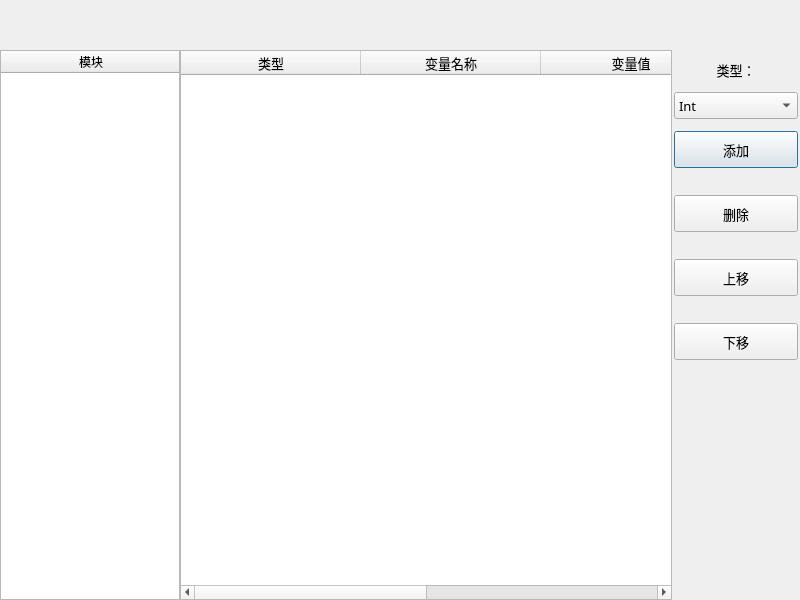
<?xml version="1.0" encoding="UTF-8"?>
<ui version="4.0">
 <class>frmAllVariableToolClass</class>
 <widget class="QDialog" name="frmAllVariableToolClass">
  <property name="geometry">
   <rect>
    <x>0</x>
    <y>0</y>
    <width>800</width>
    <height>600</height>
   </rect>
  </property>
  <property name="sizePolicy">
   <sizepolicy hsizetype="Preferred" vsizetype="Preferred">
    <horstretch>0</horstretch>
    <verstretch>0</verstretch>
   </sizepolicy>
  </property>
  <property name="minimumSize">
   <size>
    <width>800</width>
    <height>600</height>
   </size>
  </property>
  <property name="maximumSize">
   <size>
    <width>16777215</width>
    <height>16777215</height>
   </size>
  </property>
  <property name="windowTitle">
   <string>变量窗口</string>
  </property>
  <layout class="QVBoxLayout" name="verticalLayout_3">
   <property name="spacing">
    <number>0</number>
   </property>
   <property name="leftMargin">
    <number>0</number>
   </property>
   <property name="topMargin">
    <number>0</number>
   </property>
   <property name="rightMargin">
    <number>0</number>
   </property>
   <property name="bottomMargin">
    <number>0</number>
   </property>
   <item>
    <spacer name="verticalSpacer">
     <property name="orientation">
      <enum>Qt::Vertical</enum>
     </property>
     <property name="sizeType">
      <enum>QSizePolicy::Fixed</enum>
     </property>
     <property name="sizeHint" stdset="0">
      <size>
       <width>20</width>
       <height>50</height>
      </size>
     </property>
    </spacer>
   </item>
   <item>
    <layout class="QHBoxLayout" name="horizontalLayout" stretch="1,3,0">
     <property name="spacing">
      <number>0</number>
     </property>
     <item>
      <widget class="QTableWidget" name="tableModelWidget">
       <property name="sizePolicy">
        <sizepolicy hsizetype="Fixed" vsizetype="Expanding">
         <horstretch>0</horstretch>
         <verstretch>0</verstretch>
        </sizepolicy>
       </property>
       <property name="maximumSize">
        <size>
         <width>180</width>
         <height>16777215</height>
        </size>
       </property>
       <property name="horizontalScrollBarPolicy">
        <enum>Qt::ScrollBarAsNeeded</enum>
       </property>
       <property name="gridStyle">
        <enum>Qt::DashLine</enum>
       </property>
       <property name="rowCount">
        <number>0</number>
       </property>
       <property name="columnCount">
        <number>1</number>
       </property>
       <attribute name="horizontalHeaderCascadingSectionResizes">
        <bool>true</bool>
       </attribute>
       <attribute name="horizontalHeaderDefaultSectionSize">
        <number>180</number>
       </attribute>
       <column>
        <property name="text">
         <string>模块</string>
        </property>
        <property name="font">
         <font>
          <family>微软雅黑</family>
         </font>
        </property>
       </column>
      </widget>
     </item>
     <item>
      <layout class="QVBoxLayout" name="verticalLayout">
       <property name="spacing">
        <number>0</number>
       </property>
       <item>
        <widget class="QTableWidget" name="tableWidget">
         <property name="gridStyle">
          <enum>Qt::SolidLine</enum>
         </property>
         <attribute name="horizontalHeaderDefaultSectionSize">
          <number>180</number>
         </attribute>
         <column>
          <property name="text">
           <string>类型</string>
          </property>
          <property name="font">
           <font>
            <family>微软雅黑</family>
            <pointsize>10</pointsize>
           </font>
          </property>
         </column>
         <column>
          <property name="text">
           <string>变量名称</string>
          </property>
          <property name="font">
           <font>
            <family>微软雅黑</family>
            <pointsize>10</pointsize>
           </font>
          </property>
         </column>
         <column>
          <property name="text">
           <string>变量值</string>
          </property>
          <property name="font">
           <font>
            <family>微软雅黑</family>
            <pointsize>10</pointsize>
           </font>
          </property>
         </column>
         <column>
          <property name="text">
           <string>备注</string>
          </property>
          <property name="font">
           <font>
            <family>微软雅黑</family>
            <pointsize>10</pointsize>
           </font>
          </property>
         </column>
        </widget>
       </item>
      </layout>
     </item>
     <item>
      <layout class="QVBoxLayout" name="verticalLayout_2">
       <property name="spacing">
        <number>0</number>
       </property>
       <item>
        <widget class="QWidget" name="widget" native="true">
         <property name="sizePolicy">
          <sizepolicy hsizetype="Preferred" vsizetype="Preferred">
           <horstretch>0</horstretch>
           <verstretch>0</verstretch>
          </sizepolicy>
         </property>
         <property name="minimumSize">
          <size>
           <width>128</width>
           <height>0</height>
          </size>
         </property>
         <layout class="QVBoxLayout" name="verticalLayout_4">
          <property name="spacing">
           <number>2</number>
          </property>
          <property name="leftMargin">
           <number>2</number>
          </property>
          <property name="topMargin">
           <number>0</number>
          </property>
          <property name="rightMargin">
           <number>2</number>
          </property>
          <property name="bottomMargin">
           <number>0</number>
          </property>
          <item>
           <widget class="QLabel" name="label">
            <property name="minimumSize">
             <size>
              <width>0</width>
              <height>40</height>
             </size>
            </property>
            <property name="font">
             <font>
              <family>微软雅黑</family>
              <pointsize>10</pointsize>
             </font>
            </property>
            <property name="text">
             <string>类型：</string>
            </property>
            <property name="alignment">
             <set>Qt::AlignCenter</set>
            </property>
           </widget>
          </item>
          <item>
           <widget class="QComboBox" name="comboType">
            <property name="minimumSize">
             <size>
              <width>0</width>
              <height>27</height>
             </size>
            </property>
            <property name="font">
             <font>
              <family>微软雅黑</family>
              <pointsize>10</pointsize>
             </font>
            </property>
            <item>
             <property name="text">
              <string>Int</string>
             </property>
            </item>
            <item>
             <property name="text">
              <string>Double</string>
             </property>
            </item>
            <item>
             <property name="text">
              <string>QString</string>
             </property>
            </item>
            <item>
             <property name="text">
              <string>Bool</string>
             </property>
            </item>
            <item>
             <property name="text">
              <string>QPoint</string>
             </property>
            </item>
            <item>
             <property name="text">
              <string>QPointF</string>
             </property>
            </item>
           </widget>
          </item>
          <item>
           <spacer name="verticalSpacer_6">
            <property name="orientation">
             <enum>Qt::Vertical</enum>
            </property>
            <property name="sizeType">
             <enum>QSizePolicy::Fixed</enum>
            </property>
            <property name="sizeHint" stdset="0">
             <size>
              <width>20</width>
              <height>10</height>
             </size>
            </property>
           </spacer>
          </item>
          <item>
           <widget class="QPushButton" name="btnAdd">
            <property name="minimumSize">
             <size>
              <width>90</width>
              <height>37</height>
             </size>
            </property>
            <property name="font">
             <font>
              <family>微软雅黑</family>
              <pointsize>10</pointsize>
             </font>
            </property>
            <property name="text">
             <string>添加</string>
            </property>
           </widget>
          </item>
          <item>
           <spacer name="verticalSpacer_4">
            <property name="orientation">
             <enum>Qt::Vertical</enum>
            </property>
            <property name="sizeType">
             <enum>QSizePolicy::Fixed</enum>
            </property>
            <property name="sizeHint" stdset="0">
             <size>
              <width>20</width>
              <height>25</height>
             </size>
            </property>
           </spacer>
          </item>
          <item>
           <widget class="QPushButton" name="btnDelete">
            <property name="minimumSize">
             <size>
              <width>90</width>
              <height>37</height>
             </size>
            </property>
            <property name="font">
             <font>
              <family>微软雅黑</family>
              <pointsize>10</pointsize>
             </font>
            </property>
            <property name="text">
             <string>删除</string>
            </property>
           </widget>
          </item>
          <item>
           <spacer name="verticalSpacer_5">
            <property name="orientation">
             <enum>Qt::Vertical</enum>
            </property>
            <property name="sizeType">
             <enum>QSizePolicy::Fixed</enum>
            </property>
            <property name="sizeHint" stdset="0">
             <size>
              <width>20</width>
              <height>25</height>
             </size>
            </property>
           </spacer>
          </item>
          <item>
           <widget class="QPushButton" name="btnMoveUp">
            <property name="minimumSize">
             <size>
              <width>90</width>
              <height>37</height>
             </size>
            </property>
            <property name="font">
             <font>
              <family>微软雅黑</family>
              <pointsize>10</pointsize>
             </font>
            </property>
            <property name="text">
             <string>上移</string>
            </property>
           </widget>
          </item>
          <item>
           <spacer name="verticalSpacer_3">
            <property name="orientation">
             <enum>Qt::Vertical</enum>
            </property>
            <property name="sizeType">
             <enum>QSizePolicy::Fixed</enum>
            </property>
            <property name="sizeHint" stdset="0">
             <size>
              <width>20</width>
              <height>25</height>
             </size>
            </property>
           </spacer>
          </item>
          <item>
           <widget class="QPushButton" name="btnMoveDown">
            <property name="minimumSize">
             <size>
              <width>90</width>
              <height>37</height>
             </size>
            </property>
            <property name="font">
             <font>
              <family>微软雅黑</family>
              <pointsize>10</pointsize>
             </font>
            </property>
            <property name="text">
             <string>下移</string>
            </property>
           </widget>
          </item>
          <item>
           <spacer name="verticalSpacer_2">
            <property name="orientation">
             <enum>Qt::Vertical</enum>
            </property>
            <property name="sizeHint" stdset="0">
             <size>
              <width>20</width>
              <height>40</height>
             </size>
            </property>
           </spacer>
          </item>
         </layout>
        </widget>
       </item>
      </layout>
     </item>
    </layout>
   </item>
  </layout>
 </widget>
 <layoutdefault spacing="6" margin="11"/>
 <resources>
  <include location="QtCoreFlowTool.qrc"/>
 </resources>
 <connections/>
</ui>
